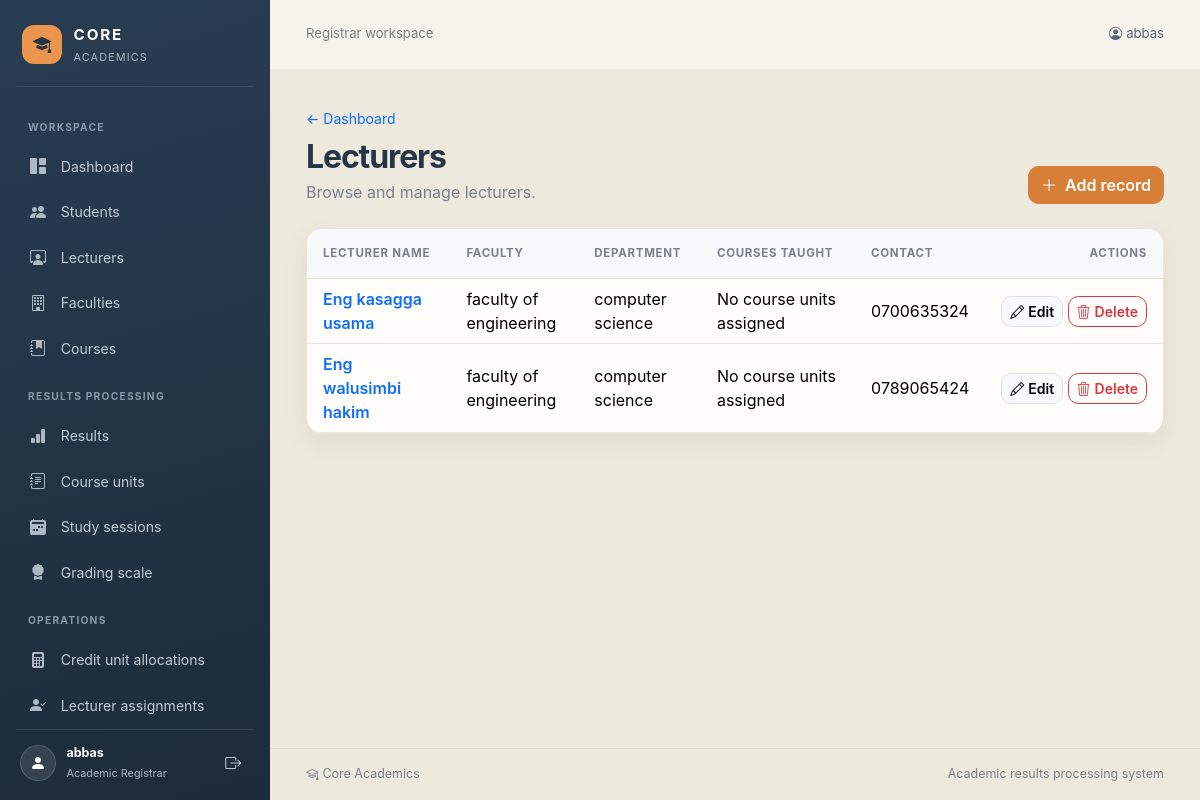
The page /academics/lecturers/ (signed in) on the database as committed earlier.
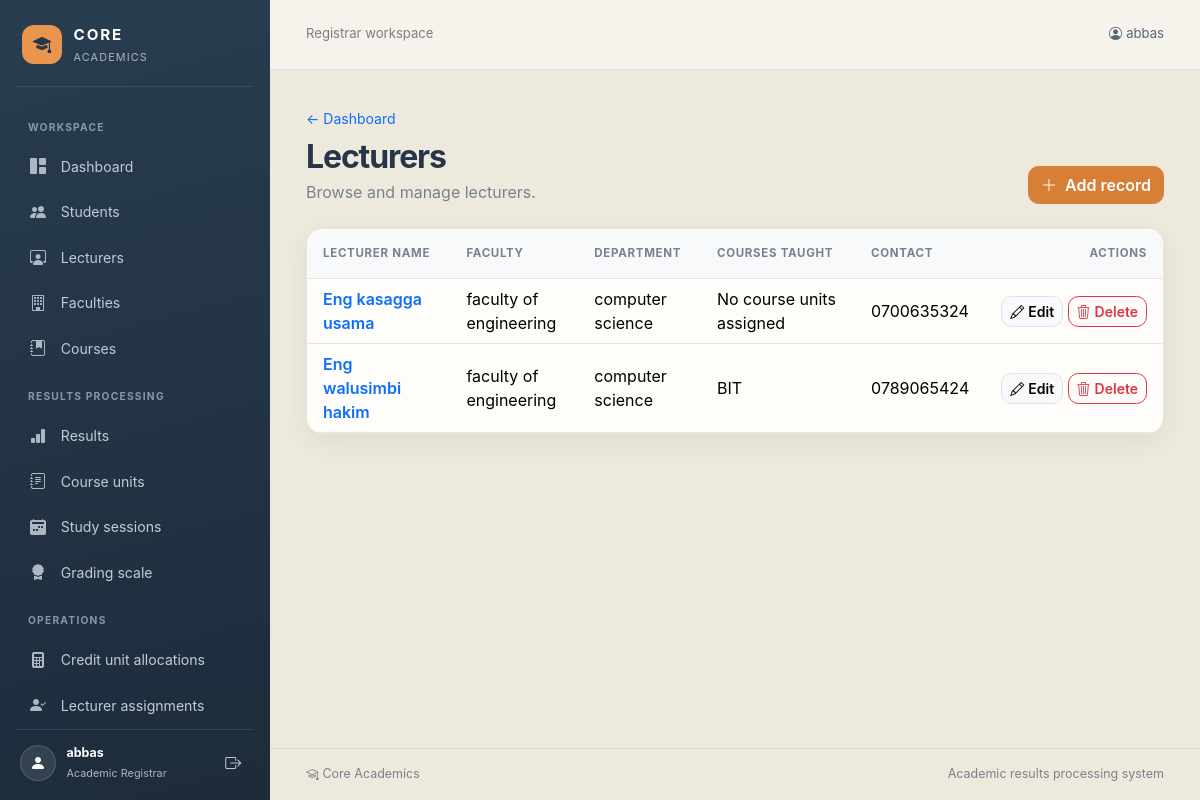
The same page on the database as committed later.
### academics/models.py (models this page shows, shortened)
class Lecturer(models.Model):
    class Gender(models.TextChoices):
        MALE = 'M', 'Male'
        FEMALE = 'F', 'Female'
    lecturer_id = models.AutoField(primary_key=True, db_column='LecturerId')
    user = models.OneToOneField(
        settings.AUTH_USER_MODEL,
        on_delete=models.SET_NULL,
        null=True,
        blank=True,
        related_name='lecturer_profile',
    )
    lecturer_name = models.CharField(max_length=50, db_column='LecturerName')
    gender = models.CharField(max_length=1, choices=Gender.choices, db_column='Gender')
    contact = models.CharField(max_length=10, db_column='Contact')
    department = models.CharField(max_length=50, db_column='Department')
    faculty = models.ForeignKey(
        Faculty,
        on_delete=models.PROTECT,
        related_name='lecturers',
    )
    class Meta:
        db_table = 'LECTURER'
    @property
    def courses_taught(self):
        course_names = {
            assignment.unit.course.course_name
            for assignment in self.unit_assignments.all()
            if assignment.unit.course_id
        }
        return ', '.join(sorted(course_names)) or 'No course units assigned'

class Course(models.Model):
    class Duration(models.IntegerChoices):
        THREE_YEARS = 3, '3 years'
        FOUR_YEARS = 4, '4 years'
        FIVE_YEARS = 5, '5 years'
    course_code = models.CharField(max_length=10, primary_key=True, db_column='CourseCode')
    course_name = models.CharField(max_length=50, db_column='CourseName')
    duration = models.IntegerField(
        choices=Duration.choices,
        db_column='Duration',
        null=True,
        verbose_name='Duration (years)',
    )
    faculty = models.ForeignKey(
        Faculty,
        on_delete=models.PROTECT,
        db_column='FacultyId',
        related_name='courses',
    )
    class Meta:
        db_table = 'COURSE'

### academics/views.py (the view)
# urls.py: path('<slug:model_name>/', views.model_list, name='model-list'),
@login_required
def model_list(request, model_name):
    if not can_view_model(request.user, model_name):
        raise PermissionDenied
    model = get_model(model_name)
    fields = get_display_fields(model)
    queryset = model.objects.all()
    if model is models.Lecturer:
        queryset = queryset.select_related('faculty').prefetch_related(
            'unit_assignments__unit__course'
        )
    elif model is models.CourseUnit:
        queryset = queryset.select_related('course__faculty')
    elif model is models.CreditUnitAllocation:
        queryset = queryset.select_related('unit__course')
    elif model is models.UnitAssignment:
        queryset = queryset.select_related(
            'lecturer__faculty',
            'unit__course',
        )
    records = [
        (obj, get_display_values(obj, fields))
        for obj in queryset
    ]
    return render(
        request,
        'academics/model_list.html',
        {
            'model_name': model_name,
            'model_label': model._meta.verbose_name_plural.title(),
            'fields': [label for label, _ in fields],
            'records': records,
            'read_only': not can_manage_model(request.user, model_name),
        },
    )

### academics/access.py (called while the page is built)
def has_role(user, role):
    return user.is_superuser or user.groups.filter(name=role).exists()

### academics/context_processors.py (called while the page is built)
def user_roles(request):
    user = request.user
    return {
        'is_academic_registrar': user.is_authenticated and has_role(user, ROLE_REGISTRAR),
        'is_lecturer': user.is_authenticated and has_role(user, ROLE_LECTURER),
        'is_faculty_coordinator': user.is_authenticated and has_role(user, ROLE_COORDINATOR),
    }

### academics/models.py (called while the page is built)
    def __str__(self):
        return self.faculty_name

### academics/views.py (called while the page is built, shortened)
def get_model(model_name):
    try:
        return MODEL_REGISTRY[model_name]
    except KeyError as exc:
        raise Http404('Academic record type not found.') from exc

def get_display_fields(model):
    if model is models.CreditUnitAllocation:
        return [
            ('Course', 'unit.course'),
            ('Course unit', 'unit'),
            ('Credit units', 'credit_units'),
        ]
    if model is models.Lecturer:
        return [
            ('Lecturer name', 'lecturer_name'),
            ('Faculty', 'faculty'),
            ('Department', 'department'),
            ('Courses taught', 'courses_taught'),
            ('Contact', 'contact'),
        ]

### academics/templates/academics/model_list.html (shortened to what this page needs)
{% extends "academics/base.html" %}
{% block content %}
<div class="d-flex flex-column flex-md-row justify-content-between align-items-md-end gap-3 mb-4">
    <div>
        <a class="small text-decoration-none" href="{% url 'academics:index' %}">&larr; Dashboard</a>
        <h1 class="page-heading h2 mt-2 mb-1">{{ model_label }}</h1>
        <p class="page-subtitle mb-0">Browse and manage {{ model_label|lower }}.</p>
    </div>
    {% if not read_only %}
        <div class="page-tools">
            <a class="btn btn-primary" href="{% url 'academics:model-create' model_name %}"><i class="bi bi-plus-lg me-2" aria-hidden="true"></i>Add record</a>
        </div>
    {% endif %}
</div>
{% if records %}
    <div class="surface overflow-hidden">
        <div class="table-responsive">
            <table class="table table-hover align-middle mb-0">
                <thead class="table-light">
                    <tr>
                        {% for label in fields %}<th scope="col" class="px-3 py-3">{{ label }}</th>{% endfor %}
                        {% if not read_only %}<th scope="col" class="px-3 py-3 text-end">Actions</th>{% endif %}
                    </tr>
                </thead>
                <tbody>
                    {% for obj, values in records %}
                        <tr>
                            {% for label, value in values %}
                                <td class="px-3">
                                    {% if forloop.first %}
                                        <a class="fw-semibold text-decoration-none" href="{% url 'academics:model-detail' model_name obj.pk %}">{{ value }}</a>
                                    {% else %}
                                        {{ value }}
                                    {% endif %}
                                </td>
                            {% endfor %}
                            {% if not read_only %}
                                <td class="px-3 text-end text-nowrap">
                                    <a class="btn btn-sm btn-light border" href="{% url 'academics:model-update' model_name obj.pk %}"><i class="bi bi-pencil me-1" aria-hidden="true"></i>Edit</a>
                                    <a class="btn btn-sm btn-outline-danger" href="{% url 'academics:model-delete' model_name obj.pk %}"><i class="bi bi-trash3 me-1" aria-hidden="true"></i>Delete</a>
                                </td>
                            {% endif %}
                        </tr>
                    {% endfor %}
                </tbody>
            </table>
        </div>
    </div>
{% endif %}
{% endblock %}

Rows that differ between the two databases and show on the page:
now on this page (row edited): Course: values "BIT"
Other text that changed with them:
list line gone: "No course units assigned"
